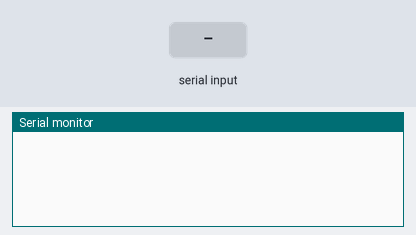
Bench run of a sketch on a simulated Arduino Uno, built with avr-gcc and run on an emulated ATmega328P. Shown: the last lines printed to the serial monitor. The test bench sets the inputs (shaded band).

Above: at 2.8 s.
2.9 s: "90,45\n" received over the second serial link
At 3.8 s:
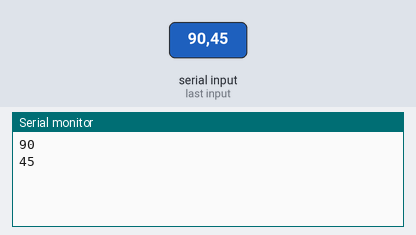
4.5 s: "30,150\n" received over the second serial link
At 6.7 s:
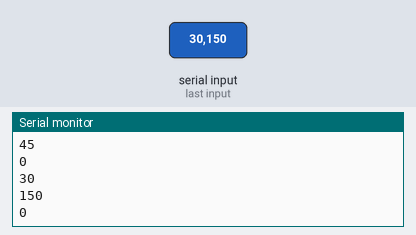
Timing chart, 0 to 8.2 s (numbered marks = the images above; inputs shaded):
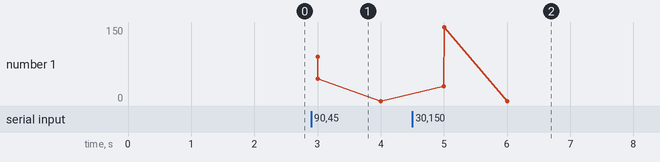

Measured:
- after the input at 2.9 s, the serial monitor: prints a new line after 0.10 s (image 1)
- after the input at 4.5 s, the serial monitor: prints a new line after 0.50 s (image 2)

The sketch:

sketch_dec19a.ino
```cpp
#include <SoftwareSerial.h>
SoftwareSerial ard(8,7);

void setup() {
  // put your setup code here, to run once:
  Serial.begin(9600);
  ard.begin(9600);
}

void loop() {
  // put your main code here, to run repeatedly:
  while(ard.available()>0){
    int val = ard.parseInt();
    Serial.println(val);
  }

  delay(1000);
}
```
